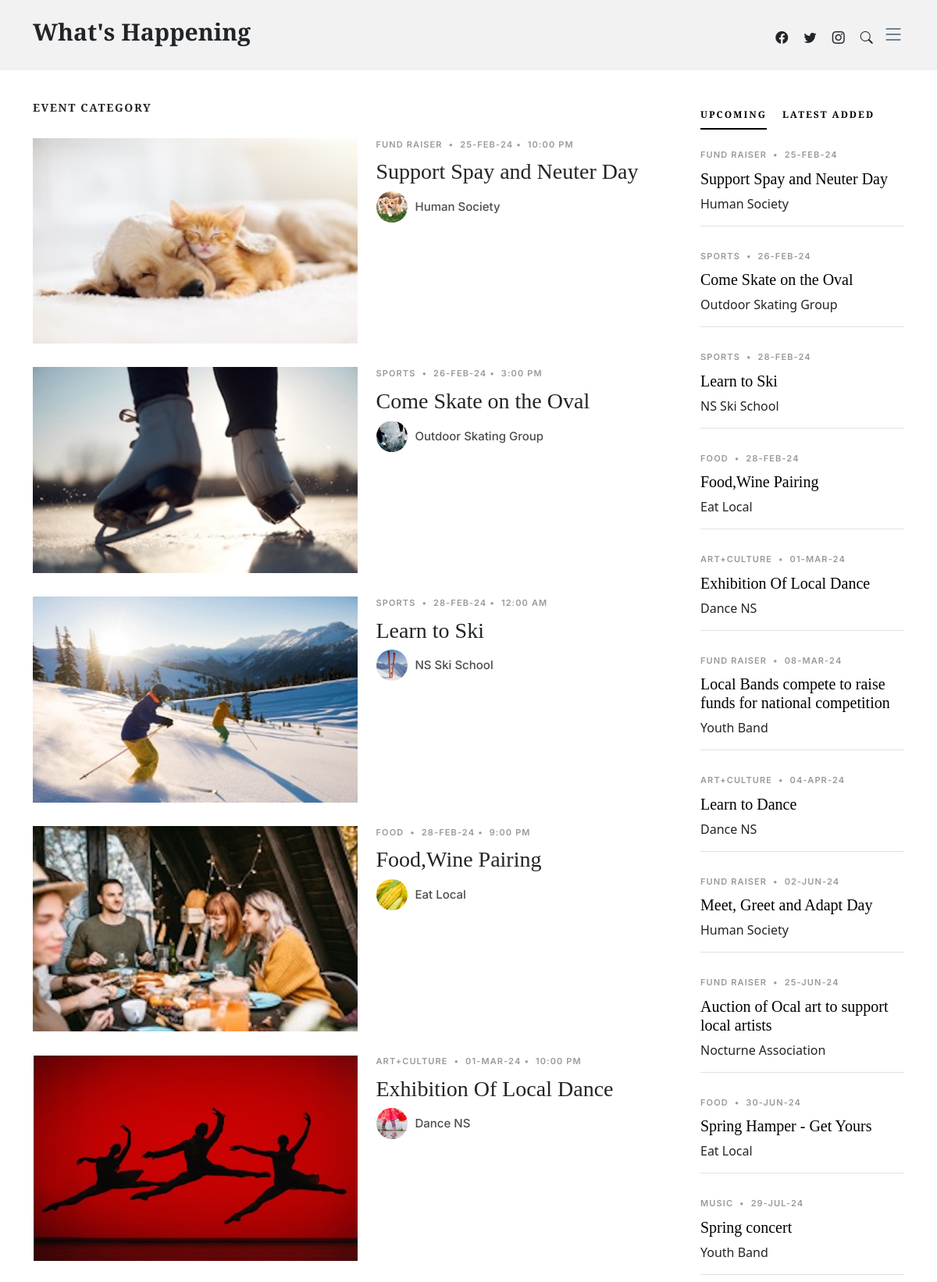
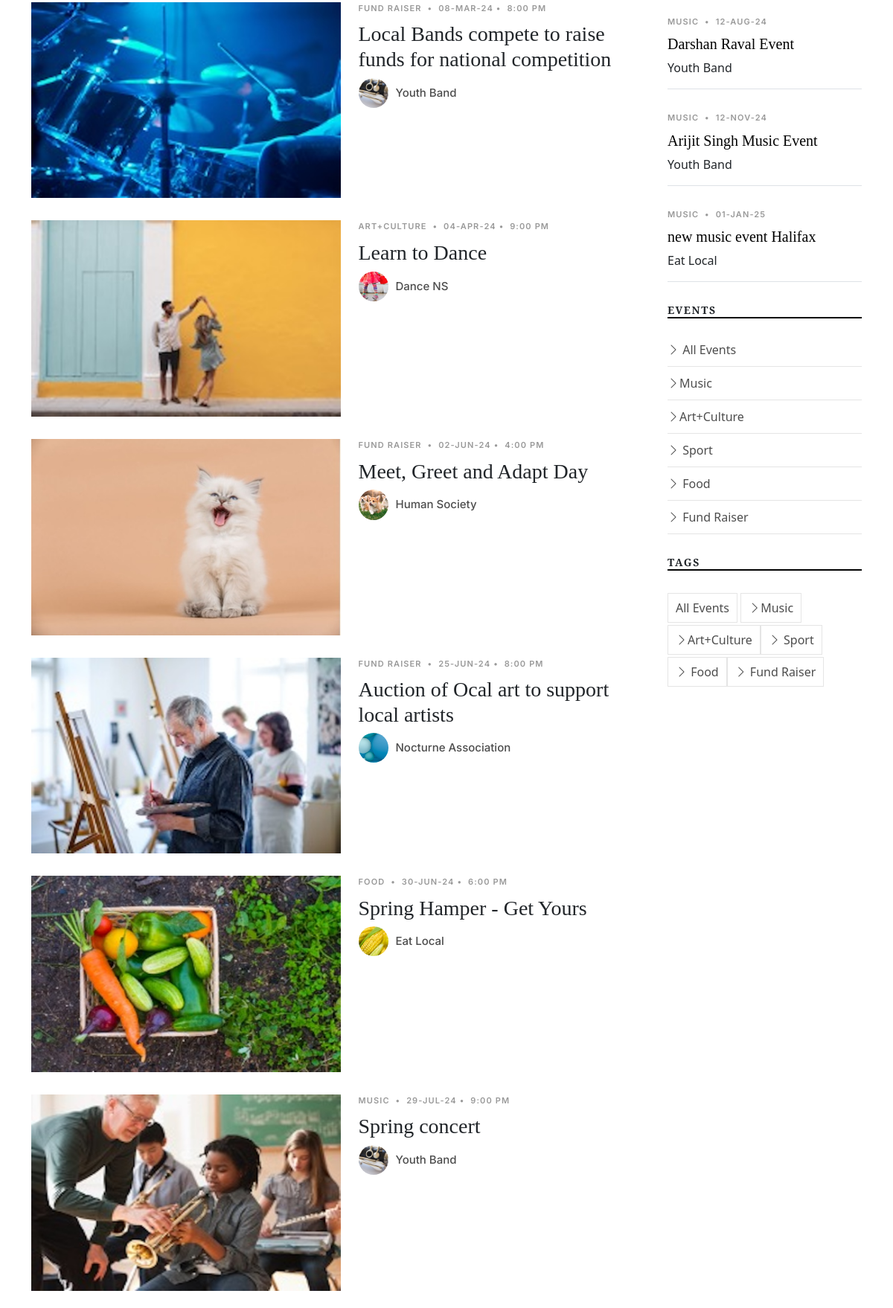
The app's page /Bootstrap/events.php (upper part) with its own data (2 pictures, top to bottom).
### tables this page shows
CREATE TABLE `events` (
  `EventID` int(11) NOT NULL,
  `EventTypeID` int(11) NOT NULL,
  `GroupID` int(11) NOT NULL,
  `EventDate` timestamp NOT NULL DEFAULT CURRENT_TIMESTAMP,
  `SubmitDate` timestamp NOT NULL DEFAULT CURRENT_TIMESTAMP,
  `EventTitle` varchar(100) NOT NULL,
  `EventImage` varchar(50) NOT NULL,
  `EventDesc` text NOT NULL
);

CREATE TABLE `eventtype` (
  `EventTypeID` int(11) NOT NULL,
  `EventType` varchar(100) NOT NULL
);

CREATE TABLE `groups` (
  `GroupID` int(11) NOT NULL,
  `GroupName` varchar(100) NOT NULL,
  `GroupImage` varchar(50) NOT NULL,
  `GroupType` varchar(100) NOT NULL,
  `GroupDesc` text NOT NULL,
  `ContactName` varchar(255) NOT NULL,
  `ContactEmail` varchar(255) NOT NULL
);

### Bootstrap/events.php (the view, shortened to what this page needs)
<!DOCTYPE html>
<html lang="en">
<head>
  <link href="assets/vendor/bootstrap/css/bootstrap.min.css" rel="stylesheet">
  <link href="assets/vendor/bootstrap-icons/bootstrap-icons.css" rel="stylesheet">
  <link href="assets/vendor/swiper/swiper-bundle.min.css" rel="stylesheet">
  <link href="assets/vendor/glightbox/css/glightbox.min.css" rel="stylesheet">
  <link href="assets/vendor/aos/aos.css" rel="stylesheet">
  <link href="assets/css/variables.css" rel="stylesheet">
  <link href="assets/css/main.css" rel="stylesheet">
</head>
<body>
  <header id="header" class="header d-flex align-items-center fixed-top">
    <div class="container-fluid container-xl d-flex align-items-center justify-content-between">
      <a href="index.html" class="logo d-flex align-items-center">
        <h1>What's Happening</h1>
      </a>
      <div class="position-relative">
        <a href="#" class="mx-2"><span class="bi-facebook"></span></a>
        <a href="#" class="mx-2"><span class="bi-twitter"></span></a>
        <a href="#" class="mx-2"><span class="bi-instagram"></span></a>
        <a href="#" class="mx-2 js-search-open"><span class="bi-search"></span></a>
        <i class="bi bi-list mobile-nav-toggle"></i>
      </div>
    </div>
  </header>
  <main id="main">
    <section>
      <div class="container">
        <div class="row">
          <div class="col-md-9" data-aos="fade-up">
            <h3 class="category-title">Event Category</h3>
            <?php
                include 'serverlogin.php';
                $conn = new mysqli($db_hostname, $db_username, $db_password, $db_database);
                  $eventsQuery = "SELECT *
                                  FROM events e
                                  INNER JOIN groups g ON e.GroupID = g.GroupID
                                  INNER JOIN EventType et ON e.EventTypeID = et.EventTypeID
                                  ORDER BY e.EventDate";
                  $eventsResult = mysqli_query($conn, $eventsQuery);
                  while ($row = mysqli_fetch_assoc($eventsResult)) {
                      $eventID = $row["EventID"];
                      $eventDate = $row["EventDate"];
                      $eventTitle = $row["EventTitle"];
                      $eventImage = $row["EventImage"];
                      $event_Type = $row["EventType"];
                      $group_Image = $row["GroupImage"];
                      $group_name = $row["GroupName"];
                      $date = date_create($eventDate);
                      $dateFormat = date_format($date, 'd-M-y');
                      $timeFormat = date_format($date, 'g:i A');
                        echo '<div class="d-md-flex post-entry-2 half">';
                        echo '<a href="single-post.php?eventName=' . $eventTitle . '&eventtype='.$event_Type.'" class="me-4 thumbnail">';
                        echo '<img src="' . $eventImage . '" alt="" class="img-fluid">';
                        echo '</a>';
                        echo '<div>';
                        echo '<div class="post-meta"><span class="date">' . $event_Type . '</span> <span class="mx-1">&bullet;</span> <span>' . $dateFormat . '</span><span class="mx-1">&bullet;</span> <span>' . $timeFormat . '</span></div>';
                        echo '<h3><a href="single-post.php?eventNumber=' . $eventID . '">' . $eventTitle . '</a></h3>';
                        echo '<div class="d-flex align-items-center author">';
                        echo '<div class="photo"><img src="' . $group_Image . '" alt="" class="img-fluid"></div>';
                        echo '<div class="name">';
                        echo '<h3 class="m-0 p-0">' . $group_name . '</h3>';
                        echo '</div>';
                        echo '</div>';
                        echo '</div>';
                        echo '</div>';
                  }
                ?>
          </div>
          <div class="col-md-3">
            <div class="aside-block">
              <ul class="nav nav-pills custom-tab-nav mb-4" id="pills-tab" role="tablist">
                <li class="nav-item" role="presentation">
                  <button class="nav-link active" id="pills-popular-tab" data-bs-toggle="pill" data-bs-target="#pills-popular" type="button" role="tab" aria-controls="pills-popular" aria-selected="true">Upcoming</button>
                </li>
                <li class="nav-item" role="presentation">
                  <button class="nav-link" id="pills-trending-tab" data-bs-toggle="pill" data-bs-target="#pills-trending" type="button" role="tab" aria-controls="pills-trending" aria-selected="false">Latest Added</button>
                </li>
              </ul>
              <div class="tab-content" id="pills-tabContent">
                <div class="tab-pane fade show active" id="pills-popular" role="tabpanel" aria-labelledby="pills-popular-tab">
                <?php
                  include 'serverlogin.php';
                  $conn = new mysqli($db_hostname, $db_username, $db_password, $db_database);
                  $upcoming_query = "SELECT *
                                      FROM events e
                                      INNER JOIN groups g ON e.GroupID = g.GroupID
                                      INNER JOIN EventType et ON e.EventTypeID = et.EventTypeID
                                      ORDER BY e.EventDate ASC ";
                  $upcoming_result =  mysqli_query($conn, $upcoming_query);
                  if (mysqli_num_rows($upcoming_result) > 0) {
                      while($row = mysqli_fetch_assoc($upcoming_result)) {
                          $eventDate = $row["EventDate"];
                          $eventTitle = $row["EventTitle"];
                          $event_Type = $row["EventType"];
                          $group_name = $row["GroupName"];
                          $date = date_create($eventDate);
                          $dateFormat = date_format($date, 'd-M-y');
                          echo '<div class="post-entry-1 border-bottom">';
                          echo '<div class="post-meta"><span class="date">' . $event_Type . '</span> <span class="mx-1">&bullet;</span> <span>' . $dateFormat . '</span></div>';
                          echo '<h2 class="mb-2"><a href="#">' . $eventTitle . '</a></h2>';
                          echo '<span class="author mb-3 d-block">' . $group_name . '</span>';
                          echo '</div>';
                      }
                  }
                ?>
                </div>
              </div>
            </div>
            <div class="aside-block">
              <h3 class="aside-title">Events</h3>
              <ul class="aside-links list-unstyled">
                <li><a href="events.php"><i class="bi bi-chevron-right"></i> All Events</a></li>
                <?php
                  echo  '<li><a href="single-post.php?eventName=events&eventtype=Music"><i class="bi bi-chevron-right"></i>Music</a></li>';
                  echo  '<li><a href="single-post.php?eventName=events&eventtype=Art%2bCulture"><i class="bi bi-chevron-right"></i>Art+Culture</a></li>';
                  echo  '<li><a href="single-post.php?eventName=events&eventtype=Sport"><i class="bi bi-chevron-right"></i> Sport</a></li>';
                  echo  '<li><a href="single-post.php?eventName=events&eventtype=Food"><i class="bi bi-chevron-right"></i> Food</a></li>';
                  echo  '<li><a href="single-post.php?eventName=events&eventtype=Fund Raiser"><i class="bi bi-chevron-right"></i> Fund Raiser</a></li>';
          ?>
              </ul>
            </div>
            <div class="aside-block">
              <h3 class="aside-title">Tags</h3>
              <ul class="aside-tags list-unstyled">
                <li><a href="events.php">All Events</a></li>
                <?php
                  echo  '<li><a href="single-post.php?eventName=events&eventtype=Music"><i class="bi bi-chevron-right"></i>Music</a></li>';
                  echo  '<li><a href="single-post.php?eventName=events&eventtype=Art%2bCulture"><i class="bi bi-chevron-right"></i>Art+Culture</a></li>';
                  echo  '<li><a href="single-post.php?eventName=events&eventtype=Sport"><i class="bi bi-chevron-right"></i> Sport</a></li>';
                  echo  '<li><a href="single-post.php?eventName=events&eventtype=Food"><i class="bi bi-chevron-right"></i> Food</a></li>';
                  echo  '<li><a href="single-post.php?eventName=events&eventtype=Fund Raiser"><i class="bi bi-chevron-right"></i> Fund Raiser</a></li>';
          ?>
              </ul>
            </div>
          </div>
        </div>
      </div>
    </section>
  </main>
</body>
</html>

### records on screen
events: EventImage (picture), EventTypeID.EventType "FUND RAISER", EventDate "25-FEB-24", EventDate "10:00 PM", EventTitle "Support Spay and Neuter Day", GroupID.GroupImage (picture), GroupID.GroupName "Human Society"
events: EventImage (picture), EventTypeID.EventType "SPORTS", EventDate "26-FEB-24", EventDate "3:00 PM", EventTitle "Come Skate on the Oval", GroupID.GroupImage (picture), GroupID.GroupName "Outdoor Skating Group"
events: EventImage (picture), EventTypeID.EventType "SPORTS", EventDate "28-FEB-24", EventDate "12:00 AM", EventTitle "Learn to Ski", GroupID.GroupImage (picture), GroupID.GroupName "NS Ski School"
events: EventImage (picture), EventTypeID.EventType "FOOD", EventDate "28-FEB-24", EventDate "9:00 PM", EventTitle "Food,Wine Pairing", GroupID.GroupImage (picture), GroupID.GroupName "Eat Local"
events: EventImage (picture), EventTypeID.EventType "ART+CULTURE", EventDate "01-MAR-24", EventDate "10:00 PM", EventTitle "Exhibition Of Local Dance", GroupID.GroupImage (picture), GroupID.GroupName "Dance NS"
events: EventImage (picture), EventTypeID.EventType "FUND RAISER", EventDate "08-MAR-24", EventDate "8:00 PM", EventTitle "Local Bands compete to raise funds for national competition", GroupID.GroupImage (picture), GroupID.GroupName "Youth Band"
events: EventImage (picture), EventTypeID.EventType "ART+CULTURE", EventDate "04-APR-24", EventDate "9:00 PM", EventTitle "Learn to Dance", GroupID.GroupImage (picture), GroupID.GroupName "Dance NS"
events: EventImage (picture), EventTypeID.EventType "FUND RAISER", EventDate "02-JUN-24", EventDate "4:00 PM", EventTitle "Meet, Greet and Adapt Day", GroupID.GroupImage (picture), GroupID.GroupName "Human Society"
events: EventImage (picture), EventTypeID.EventType "FUND RAISER", EventDate "25-JUN-24", EventDate "8:00 PM", EventTitle "Auction of Ocal art to support local artists", GroupID.GroupImage (picture), GroupID.GroupName "Nocturne Association"
events: EventImage (picture), EventTypeID.EventType "FOOD", EventDate "30-JUN-24", EventDate "6:00 PM", EventTitle "Spring Hamper - Get Yours", GroupID.GroupImage (picture), GroupID.GroupName "Eat Local"
events: EventImage (picture), EventTypeID.EventType "MUSIC", EventDate "29-JUL-24", EventDate "9:00 PM", EventTitle "Spring concert", GroupID.GroupImage (picture), GroupID.GroupName "Youth Band"
events: EventTypeID.EventType "MUSIC", EventDate "12-AUG-24", EventTitle "Darshan Raval Event", GroupID.GroupName "Youth Band"
events: EventTypeID.EventType "MUSIC", EventDate "12-NOV-24", EventTitle "Arijit Singh Music Event", GroupID.GroupName "Youth Band"
events: EventTypeID.EventType "MUSIC", EventDate "01-JAN-25", EventTitle "new music event Halifax", GroupID.GroupName "Eat Local"
